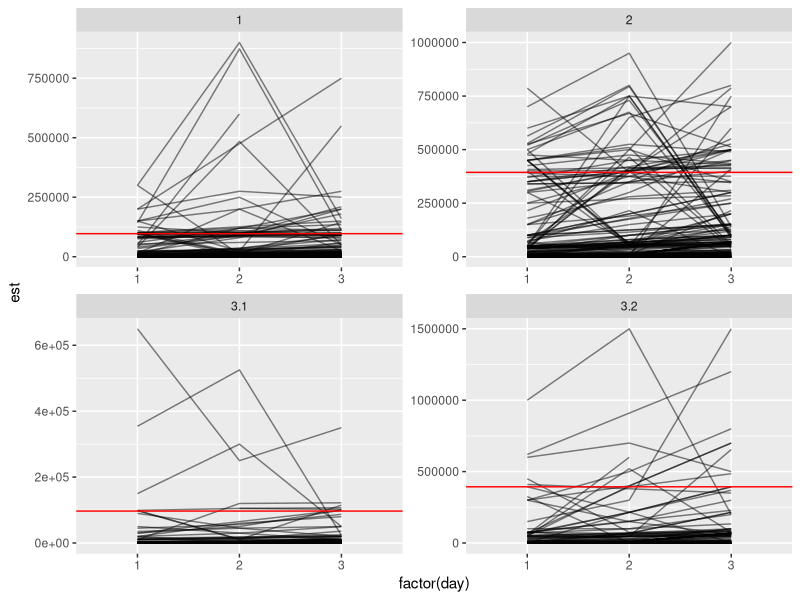

Here is the R script that generated this plot: (Note: this script raises an error after producing the figure.)
library(tidyverse)

setwd("/users/adkinsty/Box/side_projects/covid/Forecasting/")

dat <- read_csv("data/prepped/all_unfiltered_data.csv") %>% 
    mutate(decrease = est1 < lb | est2 < est1 | est3 < est2) %>%
    filter(est < 10*lb & !is.na(decrease))

colnames(dat)

dat %>% 
    filter(decrease) %>%
    ggplot(aes(x=factor(day),y=est,group=id)) +
    geom_line(alpha=.5) +
    geom_hline(aes(yintercept=lb),colour="red") +
    facet_wrap(exp~.,scales="free")

dat %>% filter(decrease & exp == 3.2 & (est2 < 1e6 & est2>750000)) %>%
    ggplot(aes(x=factor(day),y=est,group=MTurk_ID,colour=MTurk_ID)) +
    geom_line(alpha=.5) +
    # geom_hline(aes(yintercept=lb),colour="red") +
    facet_wrap(exp~.,scales="free")

dat %>% 
    ggplot(aes(x=est,fill=decrease)) +
    geom_histogram() +
    facet_wrap(.~exp,ncol=4,scales="free")

dat %>% 
    filter(decrease) %>%
    ggplot(aes(x=est,fill=est<100)) +
    geom_histogram() +
    facet_wrap(.~exp,ncol=4,scales="free")


dat %>% 
    filter(decrease) %>%
    mutate(n = n()) %>%
    mutate(x = ifelse(est < 10, 0, ifelse(est > 10 & est < 100, 2, ifelse(est > 100 & est < 1000, 3, ifelse(est > 1000 & est < 100000, 4, 5))))) %>% 
    group_by(x) %>%
    summarise(n_group = n()/ mean(n))

dat %>%
    ggplot(aes(x=decrease,fill=group)) +
    geom_bar(position=position_dodge(1)) +
    facet_wrap(.~exp)